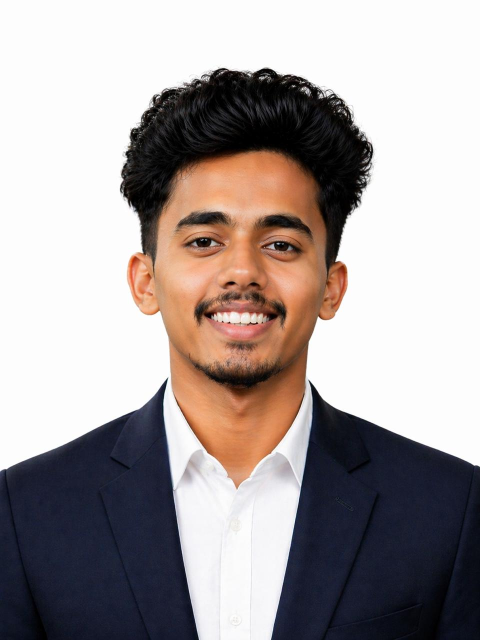
#> input picture photo.jpg, 960 x 1280 px (shown at 1/2 size)
$ python make_media.py
#> lines starting #> are read from the running program, lines starting #| are printed output that depends on the picture
### ascii_to_svg.py
#!/usr/bin/env python3
"""
Builds dist/terminal.svg: an animated, terminal-style profile card.

  python ascii_to_svg.py                    # uses photo.jpg / photo.png if present, else a silhouette
  python ascii_to_svg.py --photo me.jpg     # explicit photo

Needs: pip install pillow
"""
import argparse
import os
from xml.sax.saxutils import escape

from PIL import Image, ImageDraw, ImageFilter, ImageOps

# ----------------------------------------------------------------------------
# EDIT YOUR DETAILS HERE
# ----------------------------------------------------------------------------
HOST = "ganesh@devos"
TITLE = "ganesh@devos ~ % ./profile.sh --live"

# ("label", "value")  ·  None = blank line  ·  ("#", "Section name") = section header
INFO = [
    ("Subject", "Ganesh M"),
    ("Role", "AI/ML Engineer · Data Scientist"),
    ("Origin", "Mysuru, Karnataka, India"),
    ("Education", "MCA AI & DS · CGPA 7.19"),
    ("Status", "Building • Learning • Shipping"),
    ("ToolChain", "VS Code, Git, GitHub, Linux"),
    None,
    ("Core.Lang", "Python, Java, C, SQL"),
    ("Core.AI", "TensorFlow, Keras, PyTorch, OpenCV"),
    ("Core.Data", "Pandas, NumPy, Matplotlib, sklearn"),
    ("Core.Database", "MySQL, SQLite, PostgreSQL, Oracle"),
    None,
    ("#", "Contact"),
    ("Grid.Mail", "gganu8615@gmail.com"),
    ("Grid.LinkedIn", "ganesh-m-217b531b8"),
    ("Grid.Github", "Ganu0124"),
    ("Grid.Portfolio", "coming soon"),
    None,
    ("#", "Live Stats"),
    ("!", "See live GitHub stats below in README ↓"),
]

# ----------------------------------------------------------------------------
W, H = 1100, 530
ASCII_COLS, ASCII_ROWS, ASCII_FS = 96, 58, 6.6
INFO_FS, INFO_LH = 13, 19
CYCLE = 18  # seconds for one full "boot" loop
RAMP = " .:-=+*#%@"
FONT = "'JetBrains Mono','Fira Code',Consolas,'DejaVu Sans Mono',monospace"


# [8 lines left out: function silhouette, not called in this run]


def photo_to_ascii(path):
#> called with path = 'photo.jpg'
    img = Image.open(path).convert("L") if path else silhouette()
    img = ImageOps.autocontrast(img, cutoff=2)
    # character cells are ~0.6 as wide as tall, so crop to the matching physical aspect
    img = ImageOps.fit(img, (int(ASCII_COLS * 6), int(ASCII_ROWS * 10)), centering=(0.5, 0.25))
#> img: PIL image 576x580 L
    img = img.resize((ASCII_COLS, ASCII_ROWS), Image.LANCZOS)
#> img: PIL image 96x58 L
    px = img.load()
    lines = []
    for y in range(ASCII_ROWS):
        row = "".join(RAMP[int(px[x, y] / 255 * (len(RAMP) - 1))] for x in range(ASCII_COLS))
        lines.append(row.rstrip())
#> after the loop, lines = 58 items
    return lines


def info_lines():
    """Return list of (kind, label, value) rows."""
    rows = []
    rows.append(("host", HOST, "-" * 44))
    for item in INFO:
        if item is None:
            rows.append(("blank", "", ""))
        elif item[0] == "#":
            rows.append(("section", item[1], "-" * 46))
        elif item[0] == "!":
            rows.append(("note", "", item[1]))
        else:
            rows.append(("kv", item[0], item[1]))
    return rows


# [112 lines left out: functions build, main, not called in this run]


# [2 lines that do not run on import are left out]

### make_media.py
#!/usr/bin/env python3
"""
Makes two animated GIFs from photo.jpg:
  vid.gif             terminal boot-up (ASCII portrait reveals, profile info types out)
  photo-animated.gif  portrait that scans between ASCII and the real photo

  python make_media.py            # needs: pip install pillow
"""
import math
import os

from PIL import Image, ImageDraw, ImageFont, ImageOps

import ascii_to_svg as A

REG = "/usr/share/fonts/truetype/dejavu/DejaVuSansMono.ttf"
BOLD = "/usr/share/fonts/truetype/dejavu/DejaVuSansMono-Bold.ttf"

BG, BAR, PANEL, PANEL_LINE = (6, 11, 24), (11, 18, 38), (7, 16, 31), (22, 78, 99)
PURPLE, LAV, TEAL, CYAN = (139, 92, 246), (167, 139, 250), (45, 212, 191), (34, 211, 238)
WHITE, SLATE, DOT = (226, 232, 240), (71, 85, 105), (109, 40, 217)


def font(path, size):
    return ImageFont.truetype(path, size)


def lerp(a, b, t):
    return tuple(int(a[i] + (b[i] - a[i]) * t) for i in range(3))


def find_photo():
    for c in ("photo.jpg", "photo.jpeg", "photo.png"):
        if os.path.exists(c):
            return c
    raise SystemExit("put your picture next to this script as photo.jpg")


def ascii_image(lines, fs=7):
#> called with fs = 7
    f = font(REG, fs)
    cw = f.getlength("M")
#> cw = 4.22
    w, h = int(cw * A.ASCII_COLS) + 2, fs * len(lines) + 2
#> w = 407; h = 408
    img = Image.new("RGB", (w, h), PANEL)
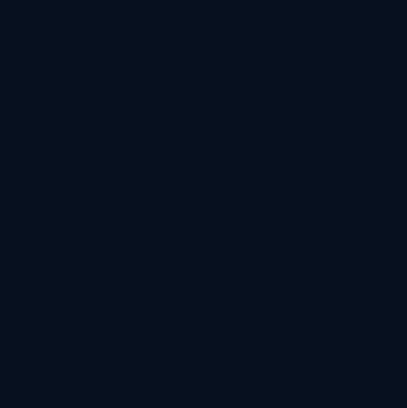
#> img: PIL image 407x408 RGB; mean R, G, B 7, 16, 31
    d = ImageDraw.Draw(img)
    for i, line in enumerate(lines):
        t = i / max(len(lines) - 1, 1)
        d.text((1, 1 + i * fs), line, font=f, fill=lerp((196, 181, 253), (56, 189, 248), t))
#> this loop made 58 passes
#> t on passes 1 to 12: 0, 0.0175, 0.0351, 0.0526, 0.0702, 0.0877, 0.105, 0.123, 0.14, 0.158, 0.175, 0.193
    return img


def save_gif(frames, durations, out):
    pal = [f.convert("P", palette=Image.ADAPTIVE, colors=64) for f in frames]
    pal[0].save(out, save_all=True, append_images=pal[1:], duration=durations, loop=0, disposal=1)
    print(f"wrote {out}: {len(frames)} frames, {os.path.getsize(out) / 1e6:.2f} MB")


def glow_line(img, x, h_top, h_bot, vertical=True):
    ov = Image.new("RGBA", img.size, (0, 0, 0, 0))
    d = ImageDraw.Draw(ov)
    for off, a in ((-3, 25), (-2, 45), (-1, 80), (0, 230), (1, 80), (2, 45), (3, 25)):
        if vertical:
            d.line([(x + off, h_top), (x + off, h_bot)], fill=CYAN + (a,), width=1)
        else:
            d.line([(h_top, x + off), (h_bot, x + off)], fill=CYAN + (a,), width=1)
    return Image.alpha_composite(img.convert("RGBA"), ov).convert("RGB")


# ----------------------------------------------------------------------------- portrait
def make_portrait(photo, art):
    aw, ah = art.size
    real = ImageOps.fit(Image.open(photo).convert("RGB"), (aw, ah), centering=(0.5, 0.25))
    pad = 28
    W, H = aw + pad * 2, ah + pad * 2 + 62
    fn_small, fn_name = font(REG, 11), font(BOLD, 18)

    def frame(x, label):
        img = Image.new("RGB", (W, H), BG)
        d = ImageDraw.Draw(img)
        d.rounded_rectangle((6, 6, W - 7, H - 7), radius=16, outline=PURPLE, width=2)
        d.text((pad, 14), "VISUAL.MAP", font=fn_small, fill=CYAN)
        d.text((W - pad, 14), label, font=fn_small, fill=(248, 113, 113) if label == "SCANNING" else TEAL, anchor="ra")
        mix = art.copy()
        if x > 0:
            mix.paste(real.crop((0, 0, x, ah)), (0, 0))
        img.paste(mix, (pad, pad + 14))
        if 0 < x < aw:
            img = glow_line(img, pad + x, pad + 14, pad + 14 + ah)
        d = ImageDraw.Draw(img)
        d.rounded_rectangle((pad - 1, pad + 13, pad + aw, pad + 14 + ah), radius=4, outline=PANEL_LINE)
        d.text((pad, ah + pad + 26), "Ganesh M", font=fn_name, fill=WHITE)
        d.text((pad, ah + pad + 50), "AI/ML Engineer  ·  Data Scientist", font=fn_small, fill=LAV)
        return img

    ease = lambda t: 0.5 - 0.5 * math.cos(math.pi * t)
    frames, dur = [frame(0, "ASCII")], [900]
    n = 22
    for i in range(1, n + 1):
        frames.append(frame(int(aw * ease(i / n)), "SCANNING")); dur.append(45)
    frames.append(frame(aw, "VERIFIED")); dur.append(1800)
    for i in range(1, n + 1):
        frames.append(frame(int(aw * (1 - ease(i / n))), "SCANNING")); dur.append(45)
    save_gif(frames, dur, "photo-animated.gif")
    frames[n // 2 + 1].save("_preview_portrait.png")


# ----------------------------------------------------------------------------- terminal video
def row_segments(kind, label, value):
    if kind == "host":
        return [(label, PURPLE, True), (" " + value, SLATE, False)]
    if kind == "section":
        return [("- " + label + " " + value, TEAL, False)]
    if kind == "note":
        return [(value, WHITE, False)]
    lab = label + ":"
    lead = " " + "." * max(22 - len(lab), 2) + " "
    return [(". ", DOT, False), (lab, LAV, True), (lead, SLATE, False), (value, WHITE, False)]


def make_video(art):
    W, H = 960, 540
    rows = A.info_lines()
    segs = [row_segments(*r) for r in rows]
    lens = [sum(len(t) for t, _, _ in s) if r[0] != "blank" else 0 for s, r in zip(segs, rows)]
    f_reg, f_bold = font(REG, 12), font(BOLD, 12)
    f_cap, f_title = font(REG, 10), font(REG, 12)
    aw, ah = art.size
    TYPE_START, PER_FRAME = 4, 32
    total_chars = sum(lens) + 4 * len(rows)
    type_frames = math.ceil(total_chars / PER_FRAME)
    n_frames = TYPE_START + type_frames + 22

    def frame(k):
        img = Image.new("RGB", (W, H), BG)
        d = ImageDraw.Draw(img)
        d.rounded_rectangle((8, 8, W - 9, H - 9), radius=16, outline=PURPLE, width=2)
        d.rectangle((10, 10, W - 11, 44), fill=BAR)
        for cx, c in ((30, (239, 68, 68)), (50, (245, 158, 11)), (70, (16, 185, 129))):
            d.ellipse((cx - 5, 22, cx + 5, 32), fill=c)
        d.text((W / 2, 27), A.TITLE, font=f_title, fill=(100, 116, 139), anchor="mm")
        if (k // 3) % 2 == 0:
            d.text((W - 30, 27), "● SCANNING", font=f_cap, fill=(248, 113, 113), anchor="rm")

        d.rounded_rectangle((22, 56, 22 + aw + 22, H - 24), radius=10, fill=PANEL, outline=PANEL_LINE)
        d.text((36, 64), "VISUAL.MAP", font=f_cap, fill=CYAN)
        d.rounded_rectangle((22 + aw + 36, 56, W - 22, H - 24), radius=10, fill=PANEL, outline=PANEL_LINE)
        rx = 22 + aw + 54
        d.text((rx, 64), "SYSTEM.INFO", font=f_cap, fill=CYAN)

        # ascii portrait reveals top to bottom
        p = min(1.0, k / 16)
        rh = max(1, int(ah * p))
        img.paste(art.crop((0, 0, aw, rh)), (33, 84))
        if p < 1:
            img = glow_line(img, 84 + rh, 33, 33 + aw, vertical=False)
        d = ImageDraw.Draw(img)

        # info panel types out
        n = max(0, (k - TYPE_START)) * PER_FRAME
        y = 90
        for s, r, ln in zip(segs, rows, lens):
            if r[0] == "blank":
                y += 19
                continue
            x, left = rx, n
            for text, color, bold in s:
                if left <= 0:
                    break
                shown = text[:left]
                fnt = f_bold if bold else f_reg
                d.text((x, y), shown, font=fnt, fill=color)
                x += fnt.getlength(shown)
                left -= len(text)
            n -= ln + 4
            y += 19
            if n <= 0:
                break
        if k - TYPE_START >= 0 and (k // 2) % 2 == 0:
            d.rectangle((x + 4, y - 19 + 2, x + 11, y - 19 + 15), fill=PURPLE)

        # slow scan line sweeping the card once typing is done
        if k >= TYPE_START + type_frames:
            t = (k - TYPE_START - type_frames) / 21
            img = glow_line(img, int(46 + t * (H - 60)), 10, W - 10, vertical=False)
        return img

    frames = [frame(k) for k in range(n_frames)]
    dur = [80] * n_frames
    dur[-1] = 1400
    save_gif(frames, dur, "vid.gif")
    frames[-8].save("_preview_video.png")


if __name__ == "__main__":
    photo = find_photo()
    art = ascii_image(A.photo_to_ascii(photo))
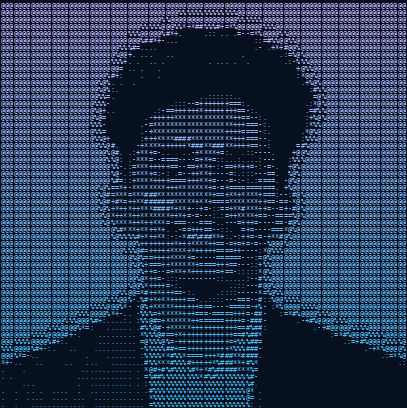
#> art: PIL image 407x408 RGB; mean R, G, B 38.8, 58.5, 86.4
    make_portrait(photo, art)
#> in make_portrait, `real = ImageOps.fit(Image.open(photo).convert("RGB"), (aw, ah), center..`:
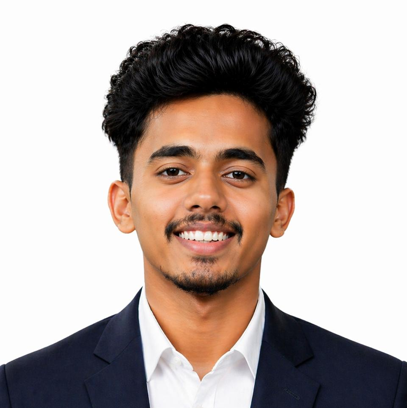
#> real: PIL image 407x408 RGB; mean R, G, B 184.8, 173, 168.6
#> in make_portrait, `frames, dur = [frame(0, "ASCII")], [900]`: dur = [900]
#> after the loop in make_portrait, `for i in range(1, n + 1):`: dur = [900, 45, 45, 45, 45, 45, 45, 45, 45, 45, 45, 45, 45, 45, 45, 45, 45, 45, 45, 45, 45, 45, 45]; frames = 23 items
#> after the loop in make_portrait, `for i in range(1, n + 1):`: dur = 46 values, max 1800 at index 23, min 45 at index 1, mean 101.7; frames = 46 items
#> in save_gif, `pal[0].save(out, save_all=True, append_images=pal[1:], duration=durati..`:
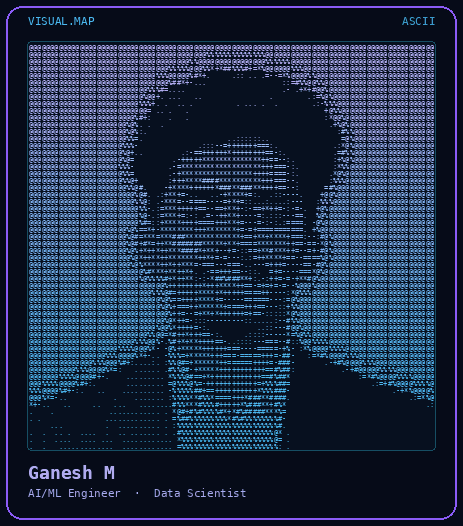
#> saved as photo-animated.gif: PIL image 463x526 P; mean R, G, B 31.2, 45.9, 71.5
#| wrote photo-animated.gif: 46 frames, 1.46 MB
#> in make_portrait, `frames[n // 2 + 1].save("_preview_portrait.png")`:
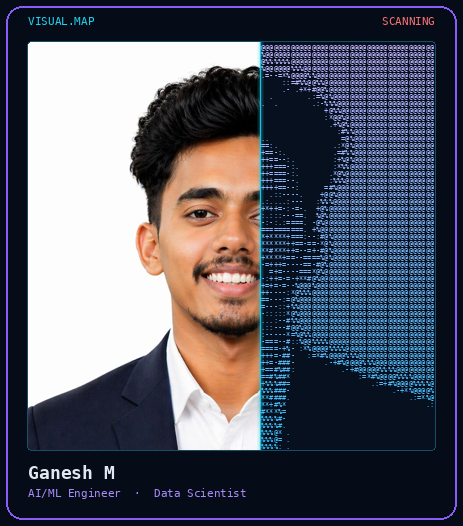
#> saved as _preview_portrait.png: PIL image 463x526 RGB; mean R, G, B 89.4, 90.8, 103.1
    make_video(art)
#> after the loop in frame, `for s, r, ln in zip(segs, rows, lens):`: n = -61; y = 109
#> in frame (call 11), `img.paste(art.crop((0, 0, aw, rh)), (33, 84))`:
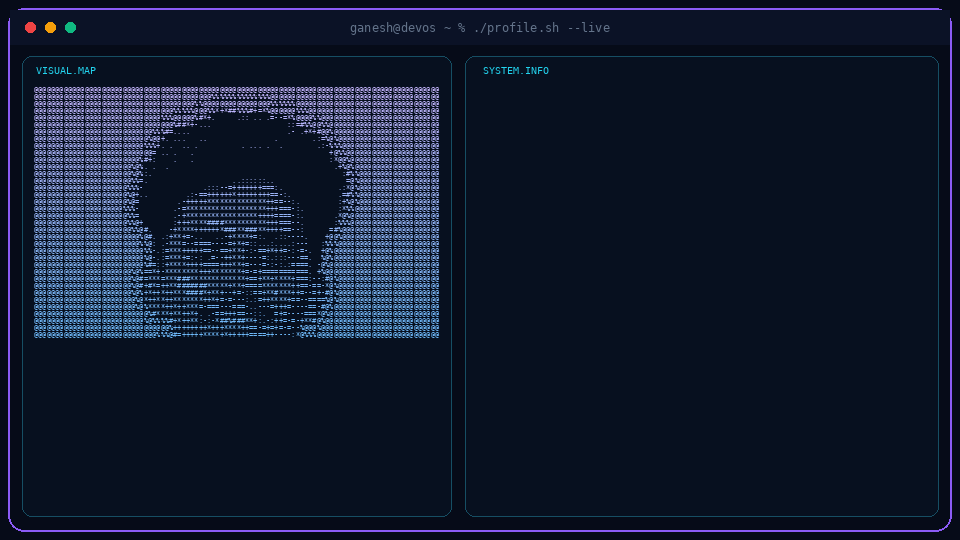
#> img: PIL image 960x540 RGB; mean R, G, B 17.1, 26.4, 46
#> after the loop in frame (call 11), `for s, r, ln in zip(segs, rows, lens):`: n = -22; y = 166
#> in frame (call 13), `img.paste(art.crop((0, 0, aw, rh)), (33, 84))`:
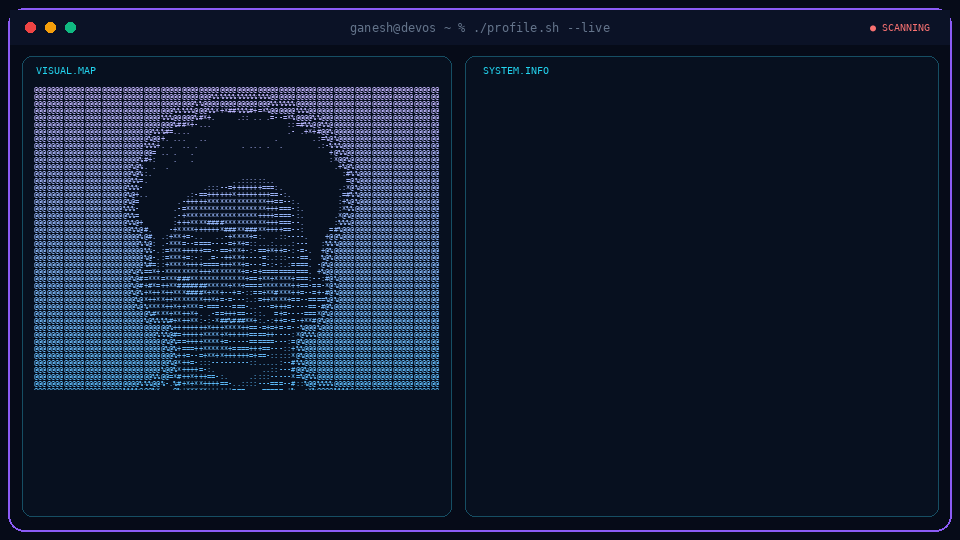
#> img: PIL image 960x540 RGB; mean R, G, B 18.3, 28.6, 48.8
#> after the loop in frame (call 13), `for s, r, ln in zip(segs, rows, lens):`: n = -11; y = 185
#| wrote vid.gif: 57 frames, 1.33 MB
